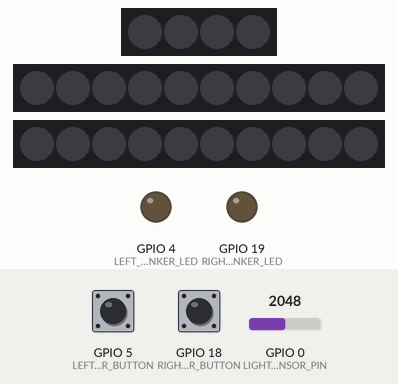
The program below on a simulated ESP32-C3. Shown: 4 RGB LEDs in strip order, left to right, 2 × 10 RGB LEDs in strip order, left to right, output pins drawn as LEDs (lit = HIGH). Dashed ring = blinking. The inputs (shaded band) are chosen by the test bench; at power-on: GPIO 5 (LEFT_BLINKER_BUTTON) HIGH, GPIO 18 (RIGHT_BLINKER_BUTTON) HIGH, GPIO 0 (LIGHT_SENSOR_PIN) = 2048. What the program prints to the serial monitor is not drawn.

Above: at 1.2 s.
1.3 s: GPIO 5 (LEFT_BLINKER_BUTTON) pulled LOW for 0.15 s
At 1.6 s:
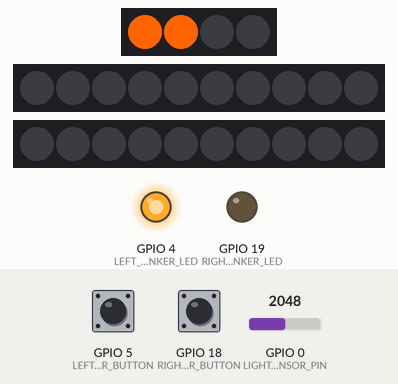
4.4 s: GPIO 18 (RIGHT_BLINKER_BUTTON) pulled LOW for 0.15 s
At 4.8 s:
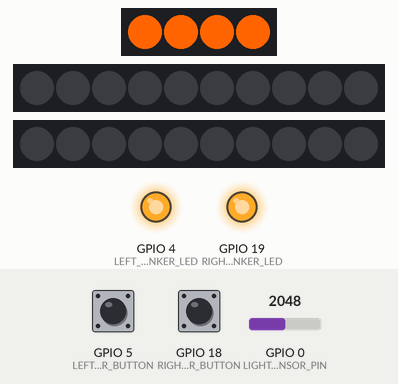
7.5 s: GPIO 0 (LIGHT_SENSOR_PIN) set to 1033
9.0 s: GPIO 0 (LIGHT_SENSOR_PIN) set to 965
At 9.6 s:
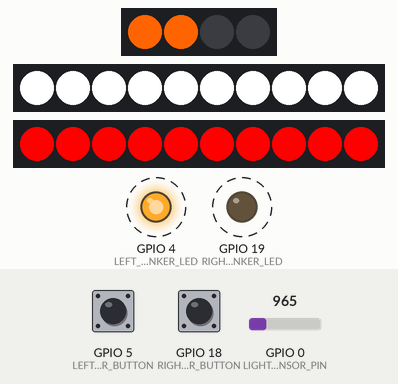
11.2 s: GPIO 0 (LIGHT_SENSOR_PIN) set to 1040
At 12.6 s:
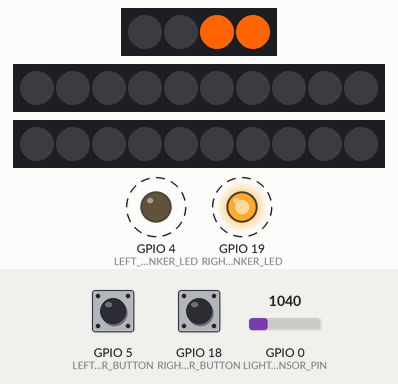
14.2 s: GPIO 0 (LIGHT_SENSOR_PIN) set to 960
At 14.9 s:
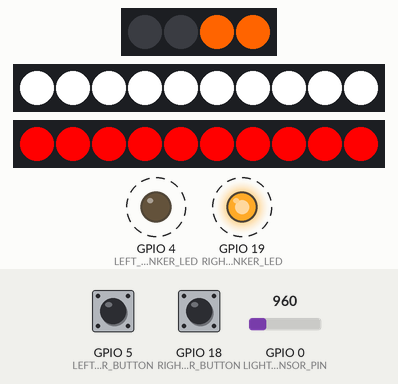
Timing chart, 0 to 18.2 s (numbered marks = the images above; inputs shaded):
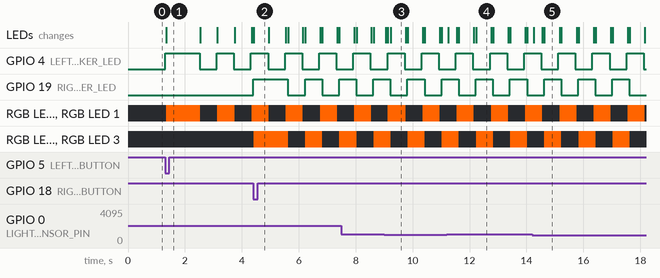

The program:

main.cpp
```cpp
#include <Arduino.h>
#include <ChainableLED.h>
#include <Adafruit_NeoPixel.h>

// Pin used fot the light sensor
#define LIGHT_SENSOR_PIN 0

// Pins used for headlights and rear lights
#define LED_STICK_PIN_FRONT 6
#define LED_STICK_PIN_BACK 10

// Number of LEDs on a LED stick
#define NUM_PIXEL_STICK 10

// Pins used for Grove LED button : activate or deactivate the blinkers
#define LEFT_BLINKER_BUTTON 5
#define LEFT_BLINKER_LED 4
#define RIGHT_BLINKER_BUTTON 18
#define RIGHT_BLINKER_LED 19

// Number of LEDs and position in the Chainable LED queue
#define NUM_LED 4
#define LEFT_BLINKER_1 0
#define LEFT_BLINKER_2 1
#define RIGHT_BLINKER_1 2
#define RIGHT_BLINKER_2 3

ChainableLED leds = ChainableLED(7, 8, NUM_LED);
Adafruit_NeoPixel led_stick_front = Adafruit_NeoPixel(NUM_PIXEL_STICK, LED_STICK_PIN_FRONT, NEO_GRB + NEO_KHZ800);
Adafruit_NeoPixel led_stick_back = Adafruit_NeoPixel(NUM_PIXEL_STICK, LED_STICK_PIN_BACK, NEO_GRB + NEO_KHZ800);

hw_timer_t *timer_left_blinkers = NULL;
hw_timer_t *timer_right_blinkers = NULL;

volatile bool left_blinkers_on = false;
volatile bool right_blinkers_on = false;
volatile bool start_left_blinkers = false;
volatile bool start_right_blinkers = false;

bool night_detected = false;
bool last_state_night_detected = false;

int threshold_luminosity = 1000;

// Left button pressed
void IRAM_ATTR ISR_left_blinkers_button()
{
  if (!start_left_blinkers)
  {
    // Activate left blinkers : turn on the light, restart timer and enable interruptions
    start_left_blinkers = true;
    left_blinkers_on = true;
    digitalWrite(LEFT_BLINKER_LED, HIGH);
    leds.setColorRGB((byte)LEFT_BLINKER_1, 255, 100, 0);
    leds.setColorRGB((byte)LEFT_BLINKER_2, 255, 100, 0);
    timerAlarmEnable(timer_left_blinkers);
    timerRestart(timer_left_blinkers);
  }
  else
  {
    // Deactivate left blinkers : turn off the light and disable interruptions
    start_left_blinkers = false;
    left_blinkers_on = false;
    digitalWrite(LEFT_BLINKER_LED, LOW);
    leds.setColorRGB((byte)LEFT_BLINKER_1, 0, 0, 0);
    leds.setColorRGB((byte)LEFT_BLINKER_2, 0, 0, 0);
    timerAlarmDisable(timer_left_blinkers);
  }
}


// Right button pressed
void IRAM_ATTR ISR_right_blinkers_button()
{
  if (!start_right_blinkers)
  {
    // Activate right blinkers : turn on the light, restart timer and enable interruptions
    start_right_blinkers = true;
    right_blinkers_on = true;
    digitalWrite(RIGHT_BLINKER_LED, HIGH);
    leds.setColorRGB((byte)RIGHT_BLINKER_1, 255, 100, 0);
    leds.setColorRGB((byte)RIGHT_BLINKER_2, 255, 100, 0);
    timerAlarmEnable(timer_right_blinkers);
    timerRestart(timer_right_blinkers);
  }
  else
  {
    // Deactivate right blinkers : turn off the light and disable interruptions
    start_right_blinkers = false;
    right_blinkers_on = false;
    digitalWrite(RIGHT_BLINKER_LED, LOW);
    leds.setColorRGB((byte)RIGHT_BLINKER_1, 0, 0, 0);
    leds.setColorRGB((byte)RIGHT_BLINKER_2, 0, 0, 0);
    timerAlarmDisable(timer_right_blinkers);
  }
}

// Left timer interruption : toggle the state of the left blinkers' light
void IRAM_ATTR ISR_left_timer()
{
  if (left_blinkers_on)
  {
    left_blinkers_on = false;
    digitalWrite(LEFT_BLINKER_LED, HIGH);
    leds.setColorRGB((byte)LEFT_BLINKER_1, 255, 100, 0);
    leds.setColorRGB((byte)LEFT_BLINKER_2, 255, 100, 0);
  }
  else
  {
    left_blinkers_on = true;
    digitalWrite(LEFT_BLINKER_LED, LOW);
    leds.setColorRGB((byte)LEFT_BLINKER_1, 0, 0, 0);
    leds.setColorRGB((byte)LEFT_BLINKER_2, 0, 0, 0);
  }
}

// Right timer interruption : toggle the state of the right blinkers' light
void IRAM_ATTR ISR_right_timer()
{
  if (right_blinkers_on)
  {
    right_blinkers_on = false;
    digitalWrite(RIGHT_BLINKER_LED, HIGH);
    leds.setColorRGB((byte)RIGHT_BLINKER_1, 255, 100, 0);
    leds.setColorRGB((byte)RIGHT_BLINKER_2, 255, 100, 0);
  }
  else
  {
    right_blinkers_on = true;
    digitalWrite(RIGHT_BLINKER_LED, LOW);
    leds.setColorRGB((byte)RIGHT_BLINKER_1, 0, 0, 0);
    leds.setColorRGB((byte)RIGHT_BLINKER_2, 0, 0, 0);
  }
}


void setup()
{
  Serial.begin(9600);
  Serial.println("-- SETUP --");
  pinMode(LED_BUILTIN, OUTPUT);
  pinMode(LIGHT_SENSOR_PIN, INPUT);
  pinMode(LEFT_BLINKER_BUTTON, INPUT);
  pinMode(LEFT_BLINKER_LED, OUTPUT);
  pinMode(RIGHT_BLINKER_BUTTON, INPUT);
  pinMode(RIGHT_BLINKER_LED, OUTPUT);

  // External interruptions for buttons
  attachInterrupt(LEFT_BLINKER_BUTTON, ISR_left_blinkers_button, FALLING);
  attachInterrupt(RIGHT_BLINKER_BUTTON, ISR_right_blinkers_button, FALLING);

  // Configuration of the timers
  timer_left_blinkers = timerBegin(0, 80, true);
  timerAttachInterrupt(timer_left_blinkers, &ISR_left_timer, true);
  timerAlarmWrite(timer_left_blinkers, 600000, true);

  timer_right_blinkers = timerBegin(1, 80, true);
  timerAttachInterrupt(timer_right_blinkers, &ISR_right_timer, true);
  timerAlarmWrite(timer_right_blinkers, 600000, true);

  // Turn off the light
  leds.setColorRGB((byte)RIGHT_BLINKER_1, 0, 0, 0);
  leds.setColorRGB((byte)LEFT_BLINKER_1, 0, 0, 0);
  leds.setColorRGB((byte)RIGHT_BLINKER_2, 0, 0, 0);
  leds.setColorRGB((byte)LEFT_BLINKER_2, 0, 0, 0);

  led_stick_front.setBrightness(255);
  led_stick_front.begin();

  led_stick_back.setBrightness(255);
  led_stick_back.begin();

  Serial.println("- END OF SETUP --");
}

void loop()
{
  int light_value = analogRead(LIGHT_SENSOR_PIN);

  if (light_value < threshold_luminosity)
  {
    night_detected = true;
  }
  else
  {
    night_detected = false;
  }

  if (night_detected != last_state_night_detected)
  {
    if (night_detected)
    {
      // Turn on the light because night was detected
      for (int i = 0; i < NUM_PIXEL_STICK; i++)
      {
        led_stick_front.setPixelColor(i, led_stick_front.Color(255, 255, 255));
        led_stick_back.setPixelColor(i, led_stick_back.Color(255, 0, 0));
      }
      led_stick_front.show();
      led_stick_back.show();
    }
    else
    {
      // Turn off the light because day was detected
      for (int i = 0; i < NUM_PIXEL_STICK; i++)
      {
        led_stick_front.setPixelColor(i, led_stick_front.Color(0, 0, 0));
        led_stick_back.setPixelColor(i, led_stick_back.Color(0, 0, 0));
      }
      led_stick_front.show();
      led_stick_back.show();
    }
  }

  last_state_night_detected = night_detected;

  delay(100);
}
```

Measured:
- the behaviour switches between 1000 and 999 on GPIO 0 (LIGHT_SENSOR_PIN) (found by bisection; images 2 and 3)
- after the input at 1.3 s, GPIO 4 (LEFT_BLINKER_LED): goes HIGH 1.2 s, LOW 0.60 s, HIGH 0.60 s, LOW 0.60 s, then HIGH, starting at once; RGB LED 0, RGB LED 1: goes RGB(255, 100, 0) 1.2 s, off 0.60 s, RGB(255, 100, 0) 0.60 s, off 0.60 s, then RGB(255, 100, 0), starting at once
- after the input at 4.4 s, GPIO 19 (RIGHT_BLINKER_LED): goes HIGH 1.2 s, LOW 0.60 s, HIGH 0.60 s, LOW 0.60 s, then HIGH, starting at once
- after the input at 9.0 s, the LEDs: first change after 0.05 s (image 3 shows a later state)
- after the input at 11.2 s, the LEDs: change after 0.05 s (image 4)
- after the input at 14.2 s, the LEDs: first change after 0.06 s (image 5 shows a later state)
- what the display in image 3 shows lasts 0.6 s, from 9.2 s to 9.8 s
